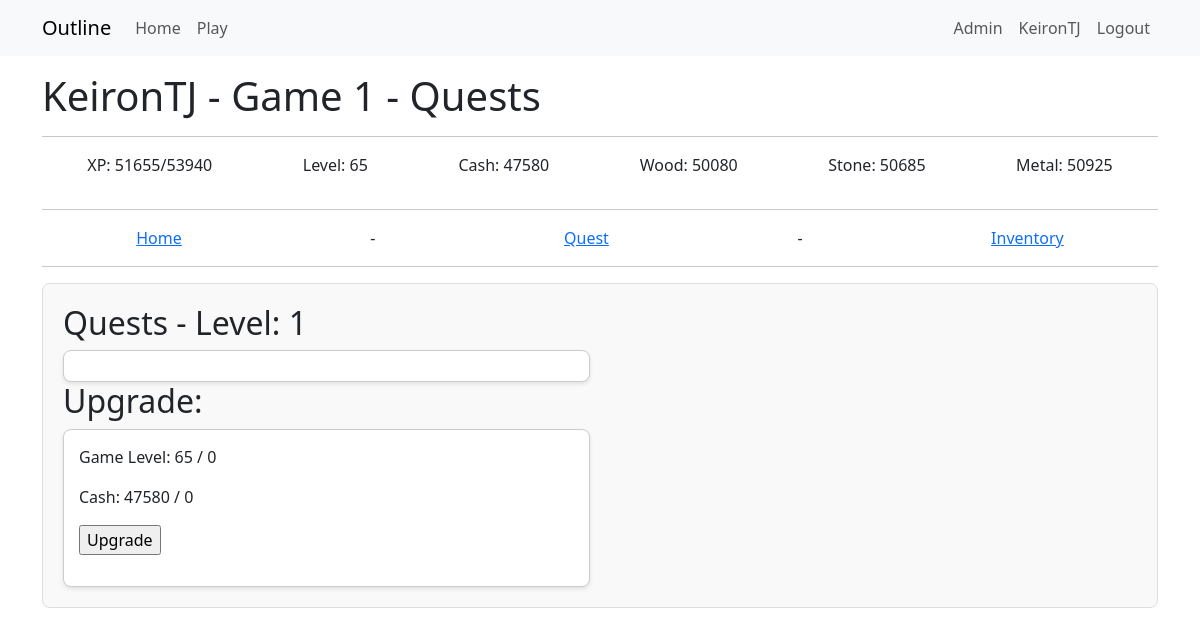
Page /building_resource/1 (signed in) on the earlier database version.
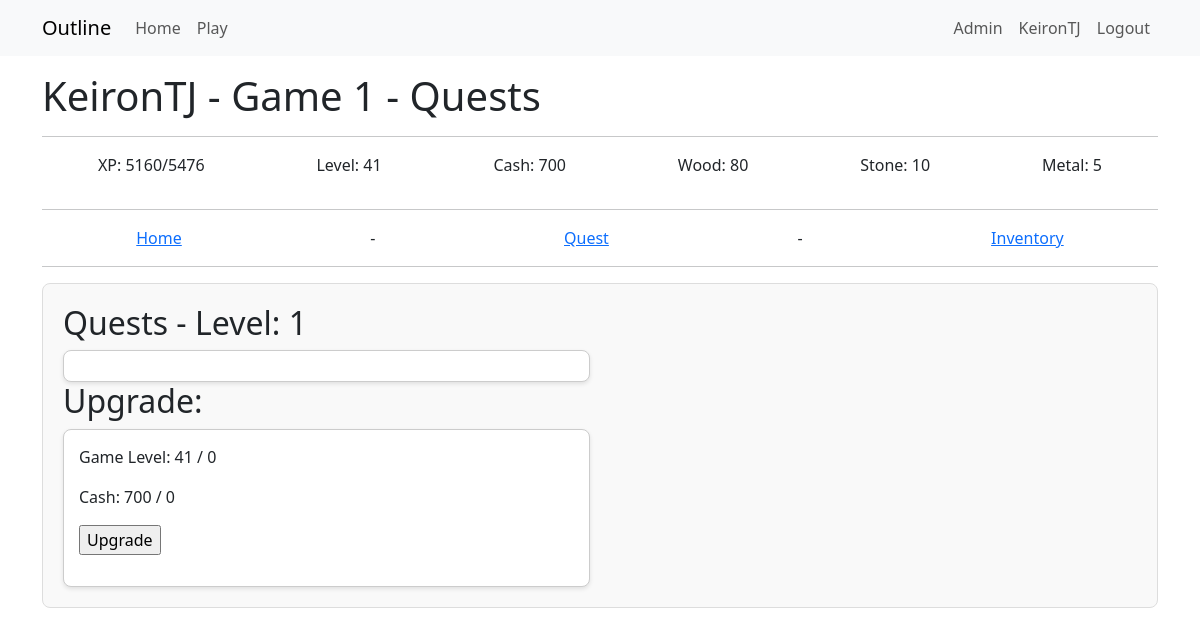
Same page on the later database version.
### app/models.py (models this page shows)
class Game(db.Model):
    __tablename__ = 'game'
    id = db.Column(db.Integer, primary_key=True)
    user_id = db.Column(db.Integer, db.ForeignKey('user.id'), nullable=False)
    game_name = db.Column(db.String(64))
    game_exists = db.Column(db.Boolean, default=True)
    entry_date = db.Column(db.DateTime, default=datetime.now(timezone.utc))
    xp = db.Column(db.Integer, default=0)
    level = db.Column(db.Integer, default=0)
    cash = db.Column(db.Integer, default=0)
    wood = db.Column(db.Integer, default=0)
    stone = db.Column(db.Integer, default=0)
    metal = db.Column(db.Integer, default=0)
    next_level_xp_required = db.Column(db.Integer, default=110)
    user = db.relationship("User", back_populates="game")
    inventories = db.relationship("InventoryUser", back_populates="game")
    quest_progress = db.relationship("QuestProgress", back_populates="game")
    building_progress = db.relationship("BuildingProgress", back_populates="game")
    resource_logs = db.relationship("ResourceLog", back_populates="game")

### app/game/routes.py (the view)
@bp.route('/building_resource/<building_progress_id>', methods=['GET', 'POST'])
@login_required
def building_resource(building_progress_id):
    building_progress = BuildingProgress.query.filter_by(id=building_progress_id).first()
    game = g.game  # Optimized query
    if not current_user.is_admin() and current_user.activegame != int(game.id):
        return redirect(url_for('admin.not_admin'))
    collectresourcesform = CollectResourcesForm()
    upgradebuildingform = UpgradeBuildingForm()
    buildingservice = GameBuildingService(building_progress_id=building_progress_id)
    buildingservice.calculate_accrued_resources()
    required_resources = buildingservice._calculate_required_resources()
    if request.method == 'POST' and collectresourcesform.collect_button.data:
        buildingservice.collect_resources()
        return redirect(url_for('game.building_resource', building_progress_id=building_progress_id))
    if request.method == 'POST' and upgradebuildingform.upgrade_button.data:
        buildingservice.upgrade_building()
        return redirect(url_for('game.building_resource', building_progress_id=building_progress_id))
    return render_template("game/buildings/building_resource.html",
                           title=building_progress.building.building_name,
                            game=game,
                            building_progress=building_progress,
                            buildingservice=buildingservice,
                            collectresourcesform=collectresourcesform,
                            upgradebuildingform=upgradebuildingform,
                            required_resources=required_resources)

### app/game/forms.py
class CollectResourcesForm(FlaskForm):
    collect_button = SubmitField('Collect Resources')

class UpgradeBuildingForm(FlaskForm):
    upgrade_button = SubmitField('Upgrade')

### app/game/__init__.py (called while the page is built)
@bp.before_app_request
def before_request():
    load_game()

### app/game/context_processor.py (called while the page is built)
def load_game():
    if current_user.is_authenticated:
        game_id = current_user.activegame
        if game_id:
            g.game = Game.query.get(game_id)
        else:
            g.game = None
    else:
        g.game = None

### app/game/game_logic.py (called while the page is built)
    def _get_building_progress(self) -> BuildingProgress:
        building = BuildingProgress.query.get(self.building_progress_id)
        if building is None:
            raise ValueError(f"BuildingProgress with ID {self.building_progress_id} not found.")
        return building

    def check_upgrade_requirements(self):
        if self.building.building_level >= self.building.building.max_building_level:
            return False
        required_resources = self._calculate_required_resources()
        for resource, required_amount in required_resources.items():
            if getattr(self.building.game, resource) < required_amount:
                return False
        return True

### app/templates/game/buildings/building_resource.html (shortened to what this page needs)
{% extends "game/game_base.html" %}
{% block content2 %}
<div class="building-section">
    <h2>{{ building_progress.building.building_name }} - Level: {{ building_progress.building_level }}</h2>
    <div class="resource-info">
        <div class="resource-card">
        </div>
    </div>
    <h2>Upgrade:</h2>
    <div class="resource-info">
        <div class="resource-card">
            {% if building_progress.building_level >= building_progress.building.max_building_level %}
            <p>Building Upgraded to Max Level</p>
            {% else %}
            <p>Game Level: {{ game.level }} / {{ required_resources.level }}</p>
            <p>Cash: {{ game.cash }} / {{ required_resources.cash }}</p>
            {% if buildingservice.check_upgrade_requirements() %}
            <form action="" method="post">
                <p>{{ upgradebuildingform.upgrade_button() }}</p>
            </form>
            {% else %}
            <p>Requirements not met</p>
            {% endif %}
            {% endif %}
        </div>
    </div>
</div>
{% endblock content2 %}

### app/templates/game/game_base.html (shortened to what this page needs)
{% extends "base.html" %}
{% block content %}
<h1>  {{ game.user.username }} - {{ game.game_name }} - {{ title }}  </h1>
<hr>
<div style="display: flex; justify-content: space-around;">
    <p>XP: {{ game.xp }}/{{game.next_level_xp_required}}</p>
    <p>Level: {{ game.level}}</p>
    <p>Cash: {{ game.cash }}</p>
    <p>Wood: {{ game.wood }}</p>
    <p>Stone: {{ game.stone }}</p>
    <p>Metal: {{ game.metal }}</p>
</div>
<hr>
<div style="display: flex; justify-content: space-around;">
    <a href="{{ url_for('game.play', game_id=game.id) }}">Home</a> -
    {% for building in game.building_progress %}
       {% if building.building.id == 1 %}
            <a href="{{ url_for('game.building_quests', building_progress_id=building.id) }}">Quest</a> -
       {% endif %}
    {% endfor %}
    <a href="{{ url_for('game.building_inventory', game_id=game.id) }}"> Inventory </a>
</div>
<hr>
{% block content2 %}  {% endblock content2 %}
{% endblock content %}

Differences in the rows shown:
changed Game "Game 1": xp "51655" → "5160"; next_level_xp_required "53940" → "5476"; level "65" → "41"; cash "47580" → "700"; wood "50080" → "80"; stone "50685" → "10"; metal "50925" → "5"
